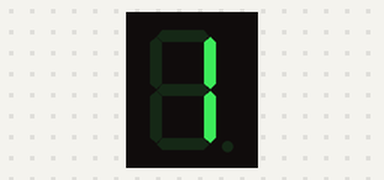
The sketch below on a simulated Arduino Uno, built with avr-gcc and run on an emulated ATmega328P. On the bench: 1-digit seven-segment display. Wiring (inferred from the names in the program): 1-digit 7-segment display, segments lit when HIGH: segments pin 2, pin 3, pin 4, pin 5, pin 6, pin 7, pin 8. The segment pins are drawn as the display they are named for; what the sketch prints to the serial monitor is not drawn.

Above: at 0.1 s.
At 1.1 s:
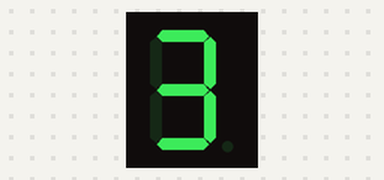
At 2.1 s:
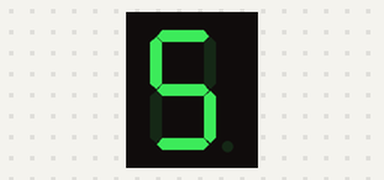
At 3.1 s:
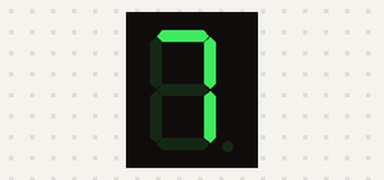
At 4.1 s:
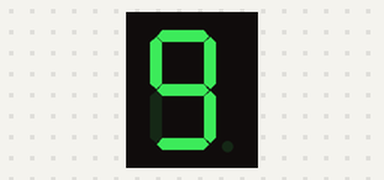

Measured:
- by itself, everything shown: repeats every 5.0 s, in 5 steps
- what the display in image 1 shows lasts 1.0 s, from 1.0 s to 2.0 s

The sketch:

p1p4b2.ino
```cpp
// Definición de los pines del display de 7 segmentos
int pines[7] = {2, 3, 4, 5, 6, 7, 8};

// Función para convertir kilogramos a libras
float KgALb(float kg) {
  return kg * 2.20462;
}

// Función para convertir amperios a microamperios
float AAMicroA(float amperios) {
  return amperios * 1000000;
}

// Función para configurar los pines de salida
void configurarPines() {
  for (int i = 0; i < 7; i++) {
    pinMode(pines[i], OUTPUT);
  }
}

// Función para mostrar un número en el display de 7 segmentos
void mostrarNumero(int numero) {
  // Matriz de segmentos para los números 1, 3, 5, 7, 9
  int segmentos[5][7] = {
    {0, 1, 1, 0, 0, 0, 0}, // 1
    {1, 1, 1, 1, 0, 0, 1}, // 3
    {1, 0, 1, 1, 0, 1, 1}, // 5
    {1, 1, 1, 0, 0, 0, 0}, // 7
    {1, 1, 1, 1, 0, 1, 1}  // 9
  };

  // Mostrar el número en el display
  for (int i = 0; i < 7; i++) {
    digitalWrite(pines[i], segmentos[numero][i]);
  }
}

void setup() {
  Serial.begin(9600);
  // Configurar los pines de salida
  configurarPines();

  // Ejemplo de uso de las funciones de conversión
  float kg = 5.0;
  float lb = KgALb(kg);
  Serial.print(kg);
  Serial.print(" kilogramos son ");
  Serial.print(lb);
  Serial.println(" libras");

  float amperios = 3.0;
  float microAmperios = AAMicroA(amperios);
  Serial.print(amperios);
  Serial.print(" amperios son ");
  Serial.print(microAmperios);
  Serial.println(" microamperios");
}

void loop() {
  // Mostrar la secuencia de números 1, 3, 5, 7, 9
  for (int i = 0; i < 5; i++) {
    mostrarNumero(i);
    delay(1000);
  }
}
```
